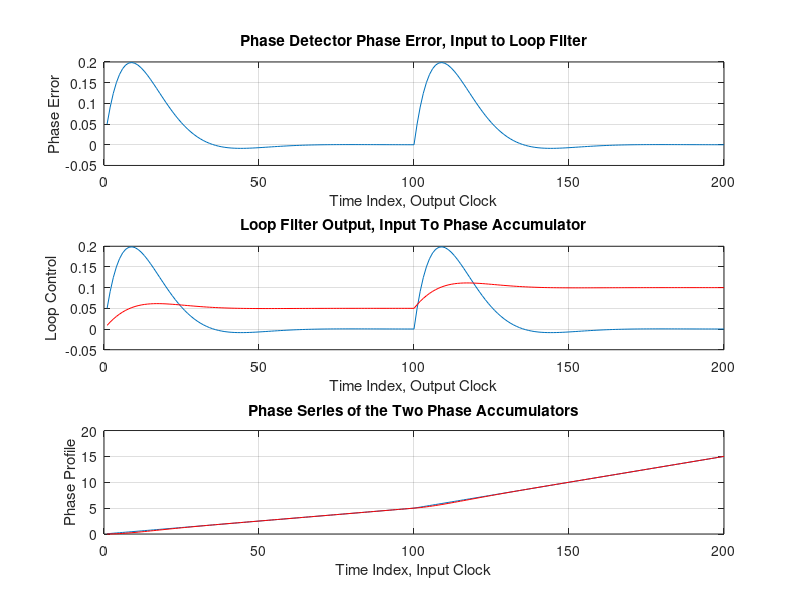
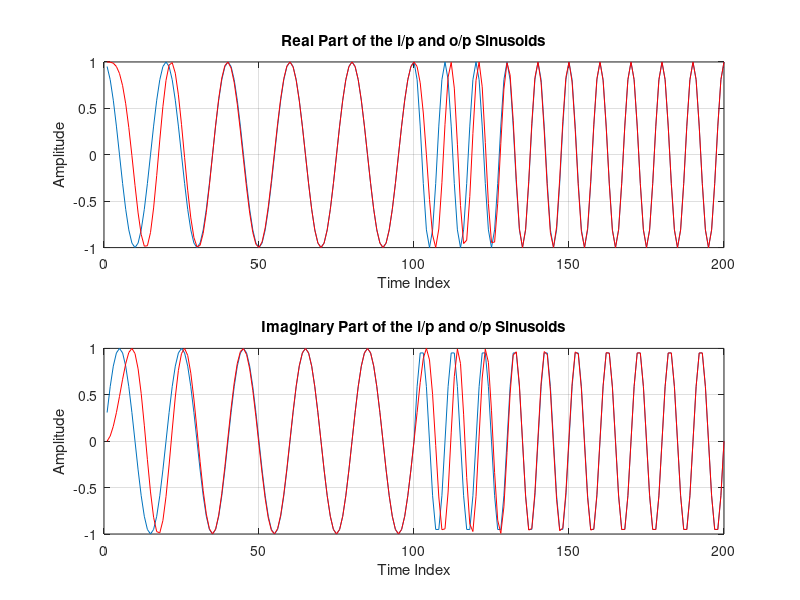

Recreate these plots in MATLAB, in order. (Note: this script raises an error after producing the figures.)
clc
clear all
close all
%Loop Parameters%
digital_bandwidth= 2*pi/100;
damping_factor=sqrt(2)/2;

ki= (4*digital_bandwidth*digital_bandwidth)/...
    (1+2*damping_factor*digital_bandwidth+digital_bandwidth*digital_bandwidth);
kp= (4*damping_factor*digital_bandwidth)/...
    (1+2*damping_factor*digital_bandwidth+digital_bandwidth*digital_bandwidth);

%Input Accumulator%
normalized_freq_1=0.05; normalized_freq_2=0.1;
phase_series=[normalized_freq_1*ones(1,100) normalized_freq_2*ones(1,100)];

%Phase Detector Phase Error%
ph=filter(1,[1 -1],phase_series);
input_complex_sinusoid= exp(1i*2*pi*ph);

ph_sv = zeros(1,200);
ph_sv_1= zeros(1,200);
phase_series_sv = zeros(1,200);

int_reg = 0;
accumulator = 0;
 
%Loop Filter and Phase Accumulator%
for n=1:200
         product =input_complex_sinusoid(n)*exp(-1i*2*pi*accumulator);
         ph_1 = angle(product)/(2*pi);
         ph_sv(n) = ph_1;
         
        int_reg = int_reg + ki*ph_1;
        normalized_freq = kp*ph_1+int_reg;
        phase_series_sv(n) = normalized_freq;
 
        ph_sv_1(n) = accumulator;
        accumulator = accumulator+normalized_freq;
end
output_complex_sinusoid=exp(1i*2*pi*ph_sv_1);
%Phase Error%
phase_error=ph-ph_sv_1;
figure(1)
subplot(3,1,1)
plot(phase_error)  
grid on
title('Phase Detector Phase Error, Input to Loop Filter')
xlabel('Time Index, Output Clock')
ylabel('Phase Error')
 

subplot(3,1,2)
plot(ph_sv)
hold on
plot(phase_series_sv,'r')
hold off
grid on 
title('Loop Filter Output, Input To Phase Accumulator')
xlabel('Time Index, Output Clock')
ylabel('Loop Control')


subplot(3,1,3)
plot(ph)
hold on
plot(ph_sv_1,'r')
hold off
grid on
title('Phase Series of the Two Phase Accumulators')
xlabel('Time Index, Input Clock')
ylabel('Phase Profile')

%Real and Imaginary Parts of i/p and o/p Sinusoids%
s=exp(1i*2*pi*ph_sv_1);
figure(2)
subplot(2,1,1)
plot(real(input_complex_sinusoid))
hold on
plot(real(output_complex_sinusoid),'r')
hold off
grid on
title('Real Part of the i/p and o/p Sinusoids')
xlabel('Time Index')
ylabel('Amplitude')
 
subplot(2,1,2)
plot(imag(input_complex_sinusoid))
hold on
plot(imag(output_complex_sinusoid),'r')
hold off
grid on
title('Imaginary Part of the i/p and o/p Sinusoids')
xlabel('Time Index')
ylabel('Amplitude')

Fs = 4; %Sampling Frequency of the Filter 
Fd = 1; %Sampling Frequency of Digital i/p Signal
delay =10; % Filter Group Delay


r=0.50; 
num=rcosine(Fd,Fs,'sqrt',r,delay); %Nyquist Filter
num_1=num/max(num); %Shaping Filter Scaling 
num_2=num_1/(num_1*num_1');%Proper Scaling for Matched Filter 

%Forming 16-QAM Symbols%
Number_of_Symbols=1000;
Signal_16QAM=(floor(4*rand(1,Number_of_Symbols))-1.5)/1.5+...
    1j*(floor(4*rand(1,Number_of_Symbols))-1.5)/1.5;

%1-to-4 upsampling filters (Shaping Filters)%
h1=reshape([num_1 zeros(1,3)],4,21);
register=zeros(1,20);

x=zeros(1,4*Number_of_Symbols); % Shaping Filter o/p Array
m=0; % o/p Clock Index
for n=1:Number_of_Symbols
    register=[Signal_16QAM(n) register(1:20)]; % Shift i/p Sample into Shaping Filter
    for k=1:4
        x(m+k)=register*h1(k,:)';
    end
    m=m+4;
end

%Eye Diagram%
figure(3)
subplot(2, 1, 1)
plot(0,0)
hold on
for n=(1:4:4*Number_of_Symbols-4)
    plot((-1:1/2:1),real(x(n:n+4)))
end
hold off
grid on
title('Eye Diagram of the Modulated Signal')

%Constellation Diagram%
subplot(2,1,2)
plot(x(1:4:4*Number_of_Symbols),'rx')
grid on
axis('square')
xlabel('Inphase')
ylabel('Quadrature')
title('Constellation Diagram of the Modulated Signal')

sigma=0.02 ;
complex_noise=(sigma*randn(1,4* Number_of_Symbols))+...
    1j*(sigma*randn(1,4* Number_of_Symbols));
 complex_input_sequence=x+complex_noise;  
rotated_sequence= complex_input_sequence.*exp(1j*2*pi/36); %Rotating Complex i/p Sequence
 
%Eye Diagram%
figure(4)
subplot(2, 1, 1)
plot(0,0)
hold on
for n=(1:4:4*Number_of_Symbols-4)
    plot((-1:1/2:1),real(rotated_sequence(n:n+4)))
end
hold off
grid on
title('Eye Diagram of the Rotated Signal')

%Constellation Diagram%
subplot(2,1,2)
plot(rotated_sequence(1:4:4*Number_of_Symbols),'rx')
grid on
axis('square')
xlabel('Inphase')
ylabel('Quadrature')
title('Constellation Diagram of the Rotated Signal')

y=conv(rotated_sequence,num_2);

%Eye Diagram%
figure(5)
subplot(2, 1, 1)
plot(0,0)
hold on
for n=(1:4:4*Number_of_Symbols-4)
    plot((-1:1/2:1),real(y(n:n+4)))
end
hold off
grid on
title('Eye Diagram of the Matched Filter Output Signal')

%Constellation Diagram%
subplot(2,1,2)
plot(y(1:4:4*Number_of_Symbols),'rx')
grid on
axis('square')
xlabel('Inphase')
ylabel('Quadrature')
title('Constellation Diagram of the Matched Filter Output Signal')

flag=1;
mf_register=zeros(1,80);

for n=1:4*Number_of_Symbols
slicer_rotated_sequence=rotated_sequence(n);
mf_register=[slicer_rotated_sequence mf_register(1:80)];
slicer_rotated_sequence_1(n)=mf_register*num_2';


if flag==1 %detect count
        slicer_rotated_sequence_1_real=real(slicer_rotated_sequence_1(n));
          slicer_rotated_sequence_1_real_det=1;
          if slicer_rotated_sequence_1_real<0
              slicer_rotated_sequence_1_real_det=-1;
          end
          if abs(slicer_rotated_sequence_1_real)<2/3;
              slicer_rotated_sequence_1_real_det=slicer_rotated_sequence_1_real_det/3;
          end
         slicer_rotated_sequence_1_imag=imag(slicer_rotated_sequence_1(n));
          slicer_rotated_sequence_1_imag_det=1;
          if slicer_rotated_sequence_1_imag<0
              slicer_rotated_sequence_1_imag_det=-1;
          end
          if abs(slicer_rotated_sequence_1_imag)<2/3;
              slicer_rotated_sequence_1_imag_det=slicer_rotated_sequence_1_imag_det/3;
          end 
          
          
          sum(n)=slicer_rotated_sequence_1_real_det+1j*slicer_rotated_sequence_1_imag_det;
          
          conjugate_product(n)=slicer_rotated_sequence_1(n)*...
              (slicer_rotated_sequence_1_real_det-1j*slicer_rotated_sequence_1_imag_det);

%ATAN%
output_angle(n)=angle(conjugate_product(n))/(2*pi);
end
flag=flag+1;
   
       if flag==5
         flag=1;   
       end
end
figure(6)
subplot(3,1,1)
plot(slicer_rotated_sequence_1(1:4:end),'x')
axis('square')
hold on 
grid on
plot(sum(1:4:end),'rx')
hold off
axis('square')
xlabel('Inphase')
ylabel('Quadrature')
title('2D Slicer i/p and o/p Constellation');

subplot(3,1,2)
plot(conjugate_product(1:4:end),'x')
grid on
axis('square')
xlabel('Inphase')
ylabel('Quadrature')
title('Conjugate Product Constellation');

subplot(3,1,3) 
plot(output_angle);
grid on 
xlabel('Time')
ylabel('Amplitude')
title('Output Time Series of ATAN')

%Loop Parameters%
digital_bandwidth= 2*pi/1000;
damping_factor=sqrt(2)/2;
%damping_factor=1*damping_factor;
ki= (4*digital_bandwidth*digital_bandwidth)/...
    (1+2*damping_factor*digital_bandwidth+digital_bandwidth*digital_bandwidth);
kp= (4*damping_factor*digital_bandwidth)/...
    (1+2*damping_factor*digital_bandwidth+digital_bandwidth*digital_bandwidth);
phase_accumulator=0;
flag=1;
register_1=zeros(1,80);
int_reg=0;
reg_hold=0;

for n= 1:4*Number_of_Symbols
    rotated_sequence_1=rotated_sequence(n)*exp(-1j*2*pi*phase_accumulator);
    register_1=[rotated_sequence_1 register_1(1:80)];
    rotated_sequence_2(n)=register_1*num_2';
    if flag==1 %detect count
        rotated_sequence_2_real=real(rotated_sequence_2(n));
        rotated_sequence_2_real_det=1;
        if rotated_sequence_2_real<0
            rotated_sequence_2_real_det=-1;
        end
        if abs(rotated_sequence_2_real)<2/3;
            rotated_sequence_2_real_det=rotated_sequence_2_real_det/3;
        end
        rotated_sequence_2_imag=imag(rotated_sequence_2(n));
        rotated_sequence_2_imag_det=1;
        if rotated_sequence_2_imag<0
            rotated_sequence_2_imag_det=-1;
        end
        if abs(rotated_sequence_2_imag)<2/3;
            rotated_sequence_2_imag_det=rotated_sequence_2_imag_det/3;
        end
        
        
        sum(n)=rotated_sequence_2_real_det+1j*rotated_sequence_2_imag_det;
        
        conjugate_product(n)=rotated_sequence_2(n)*...
            (rotated_sequence_2_real_det-1j*rotated_sequence_2_imag_det);
        %ATAN%
        output_angle=angle(conjugate_product(n))/(2*pi);
        int_reg=int_reg+ki*output_angle;
        reg_hold=int_reg+kp*output_angle;
        output_angle_1(n)=output_angle;
    end
    
    filter_reg(n)=reg_hold;
    flag=flag+1;
    if flag==5
        flag=1;
    end
    phase_accumulator=phase_accumulator+reg_hold;
end

figure(7)
subplot(3,1,1)
plot(rotated_sequence_2(1:4:end),'x')
axis('square')
hold on
grid on
plot(sum(1:4:end),'rx')
hold off
axis('square')
xlabel('Inphase')
ylabel('Quadrature')
title('De-Spinned Constellation');

subplot(3,1,2)
plot(conjugate_product(1:4:end),'x')
grid on
axis('square')
xlabel('Inphase')
ylabel('Quadrature')
title('Conjugate Product Constellation');

subplot(3,1,3)
plot(output_angle_1);
grid on
xlabel('Time')
ylabel('Amplitude')
title('Output Time Series of ATAN')

%pause(15);
%close all;
